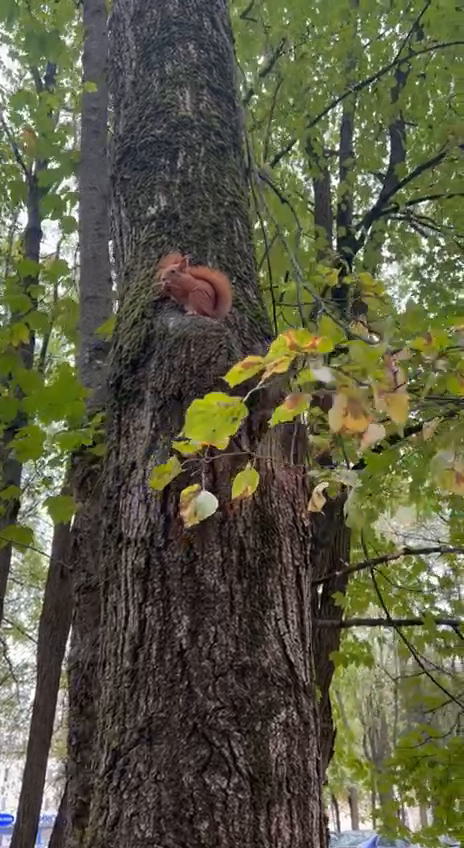
#> input picture frame 28 of Anna_Aleksandrovna/HW_08/squirrel.mp4, 464 x 848 px, given in place of Input_video.mp4, which was not available
$ python Task_13.3.py
#> lines starting #> are read from the running program, lines starting #| are printed output that depends on the picture; after the words box and inside, x2 and y2 are one past the last pixel; in counts of white or black regions, pixels touching at a corner belong together; pictures that were not available may be replaced by others from this repository, and a replacement may not be noted
#!/usr/bin/env python3
# -*- coding: utf-8 -*-

# Блок импорта библиотек

import cv2;
import numpy as np;

# Блок функций

def track_video_function(input_video, output_video):
#> called with input_video = 'Input_video.mp4', output_video = 'Output_video_(noise).mp4'
    print("Начало обработки видеопотока...");
    capture = cv2.VideoCapture(input_video);
    video_fps = capture.get(cv2.CAP_PROP_FPS);
    video_width = int(capture.get(cv2.CAP_PROP_FRAME_WIDTH));
    video_height = int(capture.get(cv2.CAP_PROP_FRAME_HEIGHT));
    video_codec = cv2.VideoWriter_fourcc(*'mp4v');
    output = cv2.VideoWriter(output_video, video_codec, video_fps, (video_width, video_height));
    retur, first_frame = capture.read();
#> first_frame is the input picture: shape (848, 464, 3); mean B, G, R 67.5, 90.4, 90.4
    first_frame = distortion_noise_function(first_frame);
#> in distortion_noise_function, `distorted_frame = cv2.addWeighted(frame, 1 - distortion_level, noise, ..`:
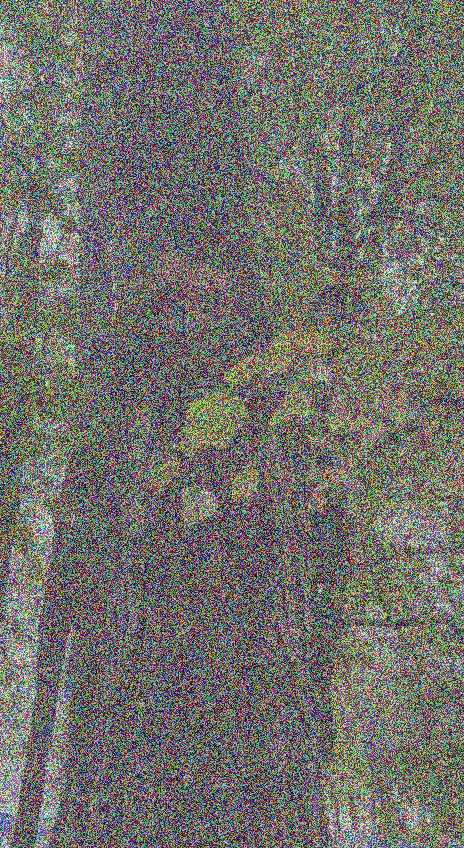
#> distorted_frame: shape (848, 464, 3); mean B, G, R 104.1, 112.1, 112.1

    if not retur:
        print(f"Не удается прочитать видеофайл {input_video}");
        return;

    detector_type = cv2.ORB_create();
    keypoints, descriptors = detector_type.detectAndCompute(first_frame, None);
#> keypoints = 500 keypoints; strongest (x, y, size): (371, 231, 31), (50, 669, 31), (46, 765, 31), (432, 313, 31)

    if len(keypoints) > 0:
        initial_point = keypoints[240].pt;
#> initial_point = (335.5, 774.7)
    else:
        print("Ключевые точки не найдены");
        return;

    points_to_track = np.array([[initial_point]], dtype=np.float32);
#> points_to_track = [[335.5, 774.7]]
    gray_map_initial = cv2.cvtColor(first_frame, cv2.COLOR_BGR2GRAY);
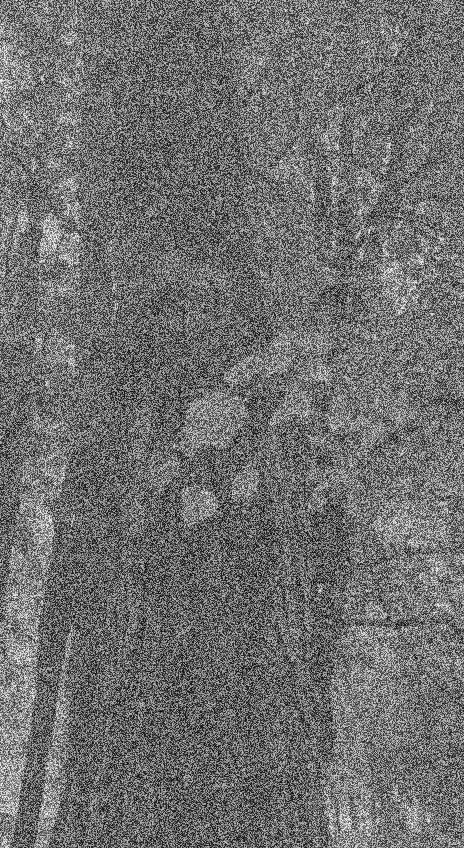
#> gray_map_initial: shape (848, 464); min 3, max 254, mean 111.2
    center_point = (video_width // 2, video_height // 2);
    output.write(first_frame);
    trajectories = [];
    original_point = points_to_track[0][0];
#> original_point = [335.5, 774.7]
    total_error_x = 0;
    total_error_y = 0;
    frame_count = 0;

    while True:
        retur, current_frame = capture.read();
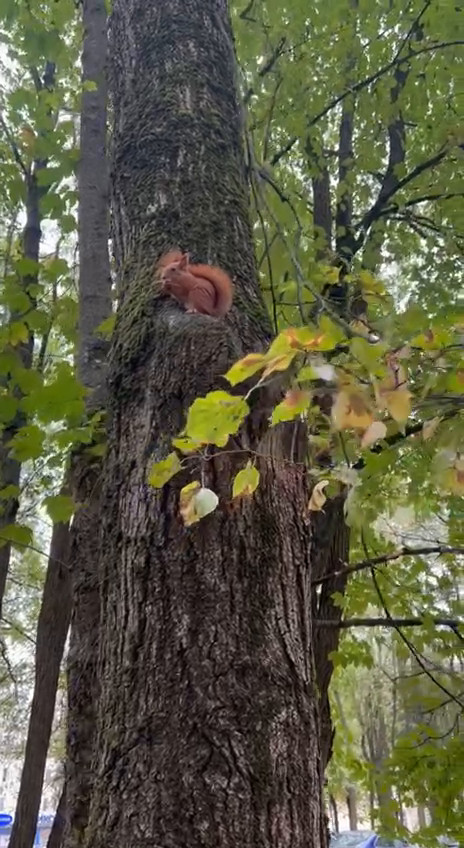
#> input picture frame 29 of Anna_Aleksandrovna/HW_08/squirrel.mp4, 464 x 848 px, given in place of Input_video.mp4, which was not available
#> current_frame is the input picture: shape (848, 464, 3); mean B, G, R 67.7, 90.4, 90.6
        current_frame = distortion_noise_function(current_frame);

        if not retur:
            break;

        gray_map_current = cv2.cvtColor(current_frame, cv2.COLOR_BGR2GRAY);
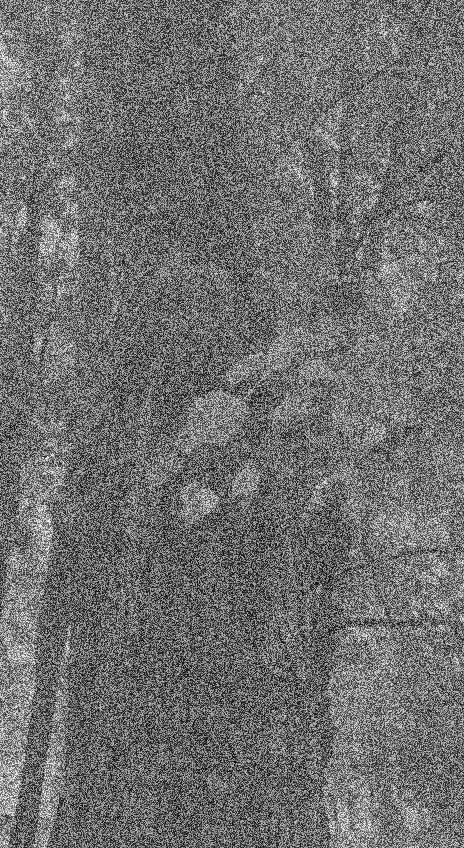
#> gray_map_current: shape (848, 464); min 2, max 254, mean 111.3
        new_points, point_status, error = cv2.calcOpticalFlowPyrLK(gray_map_initial, gray_map_current, points_to_track, None);
#> new_points = [[333.6, 776]]; point_status = [1]; error = [32.54]

        if point_status[0] == 1:
            tracked_point = new_points[0][0];
#> tracked_point = [333.6, 776]
            trajectories.append((int(tracked_point[0]), int(tracked_point[1])));
            difference = np.array(tracked_point) - np.array(original_point);
#> difference = [-1.95, 1.25]
            original_point = tracked_point;
#> original_point = [333.6, 776]
            error_value_x = difference[0];
#> error_value_x = -1.95
            error_value_y = difference[1];
#> error_value_y = 1.25
            total_error_x += error_value_x;
#> total_error_x = -1.95
            total_error_y += error_value_y;
#> total_error_y = 1.25
            frame_count += 1;

            if len(trajectories) >= 3:
                source_points = np.array(trajectories[-3:], dtype=np.float32);
                destination_points = np.array([points_to_track[0][0], tracked_point, tracked_point], dtype=np.float32);
                M, inliers = cv2.estimateAffinePartial2D(source_points, destination_points);

                if M is not None:
                    points_to_track = cv2.transform(points_to_track, M);

            if len(trajectories) >= 3:
                for i in range(2, len(trajectories)):
                    cv2.line(current_frame, trajectories[i - 1], trajectories[i], (255, 0, 0), 2);

            if len(trajectories) > 3:
                cv2.circle(current_frame, (int(tracked_point[0]), int(tracked_point[1])), 10, (0, 0, 255), -1);

            cv2.circle(current_frame, (int(tracked_point[0]), int(tracked_point[1])), 10, (0, 0, 255), -1);
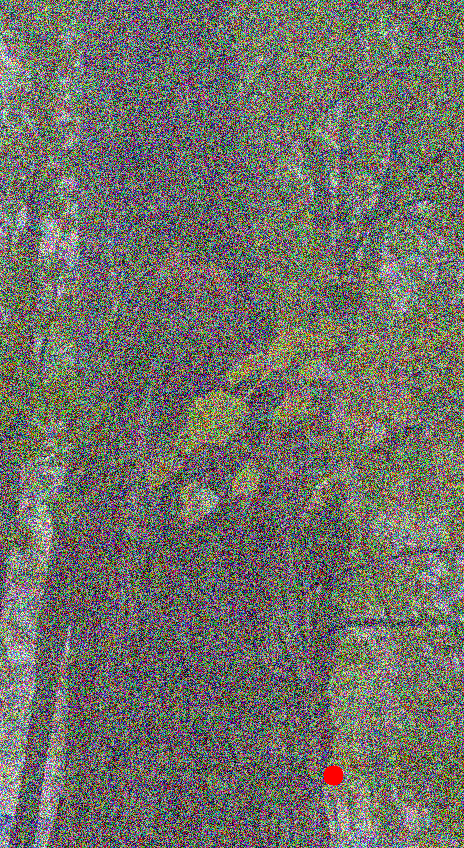
#> current_frame: shape (848, 464, 3); mean B, G, R 104.2, 112.1, 112.2
            cv2.drawMarker(current_frame, center_point, (0, 255, 0), markerType=cv2.MARKER_CROSS, markerSize=20, thickness=2);
#> current_frame: shape (848, 464, 3); 0.03% of pixels changed, all inside (x1, y1, x2, y2) = (221, 413, 244, 436)
            end_point = (center_point[0] + 100, center_point[1] + 100);
            cv2.line(first_frame, center_point, end_point, (255, 0, 0), 2);
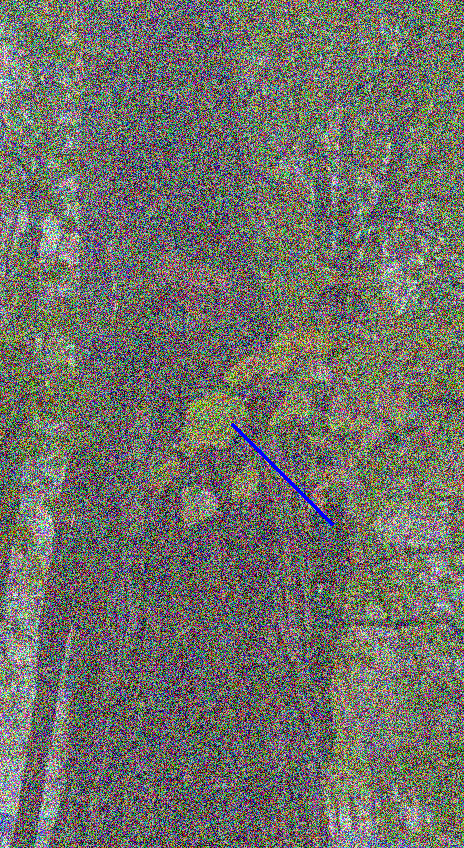
#> first_frame: shape (848, 464, 3); 0.13% of pixels changed, all inside (x1, y1, x2, y2) = (231, 423, 334, 526)
            draw_function(current_frame, tracked_point, trajectories, center_point, difference, total_error_x, total_error_y, frame_count);
            points_to_track = new_points.reshape(-1, 1, 2);

        else:
            break;

        output.write(current_frame);
        cv2.imshow("Video file point tracking in process...", current_frame);

        if cv2.waitKey(30) & 0xFF == ord('q'):
            break;

        gray_map_initial = gray_map_current;

    capture.release();
    output.release();
    cv2.destroyAllWindows();
    print(f"Обработка видеопотока завершена. Обработанный файл {output_video} сохранен в директорию проекта");

def draw_function(current_frame, tracked_point, trajectories, center_point, difference, total_error_x, total_error_y, frame_count):
#> called with tracked_point = array of shape (2,), center_point = (232, 424), difference = array of shape (2,), total_error_x = -1.95, total_error_y = 1.25, frame_count = 1
    coordinates_text = f"Координаты точки: X = {int(tracked_point[0])}, Y = {int(tracked_point[1])}";
#> coordinates_text = 'Координаты точки: X = 333, Y = 775'
    error_value = np.linalg.norm(np.array(trajectories[-1]) - np.array(tracked_point));
#> error_value = 1.12
    error_text = f"Ошибка: {int(error_value)} пк";
#> error_text = 'Ошибка: 1 пк'
    difference_text = f"Смещение опорной ключевой точки с учетом шумов: dX = {int(difference[0])}, dY = {int(difference[1])}";
    average_error_x_text = f"Средняя ошибка смещения с учетом шума: dX = {float(total_error_x / frame_count) if frame_count > 0 else 0} пк";
    average_error_y_text = f"Средняя ошибка смещения с учетом шума: dY = {float(total_error_y / frame_count) if frame_count > 0 else 0} пк";
    cv2.putText(current_frame, coordinates_text, (20, 40), cv2.FONT_HERSHEY_COMPLEX, 1, (255, 255, 255), 2);
    cv2.putText(current_frame, error_text, (20, 80), cv2.FONT_HERSHEY_COMPLEX, 1, (255, 255, 255), 2);
    cv2.putText(current_frame, difference_text, (20, 120), cv2.FONT_HERSHEY_COMPLEX, 1, (255, 255, 255), 2);
    cv2.putText(current_frame, average_error_x_text, (20, 160), cv2.FONT_HERSHEY_COMPLEX, 1, (255, 255, 255), 2);
    cv2.putText(current_frame, average_error_y_text, (20, 200), cv2.FONT_HERSHEY_COMPLEX, 1, (255, 255, 255), 2);
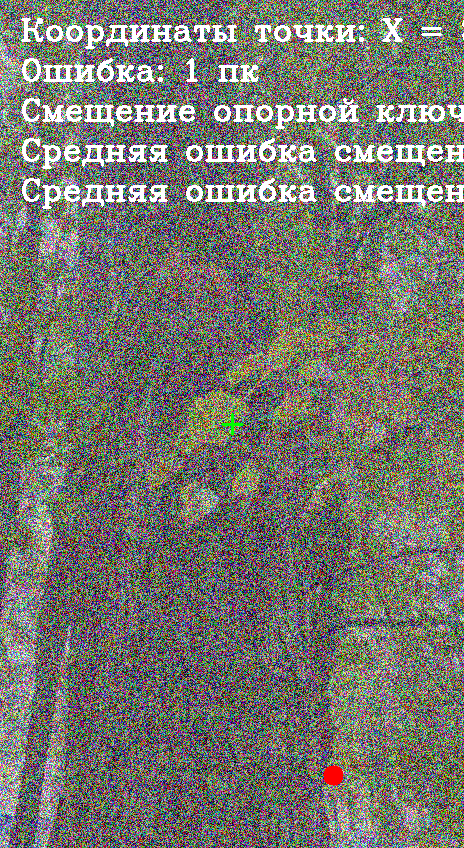
#> current_frame: shape (848, 464, 3); mean B, G, R 110.4, 118.2, 118.3

def distortion_noise_function(frame, distortion_level=0.65):
    noise = np.random.normal(0, 25, frame.shape).astype(np.uint8);
    distorted_frame = cv2.addWeighted(frame, 1 - distortion_level, noise, distortion_level, 0);
    return distorted_frame;

# Блок кода

track_video_function('Input_video.mp4', 'Output_video_(noise).mp4');
#> in track_video_function, `points_to_track = new_points.reshape(-1, 1, 2);`: points_to_track = [[333.6, 776]]
#> (key q is pressed here)

$ run again, starting later in the video
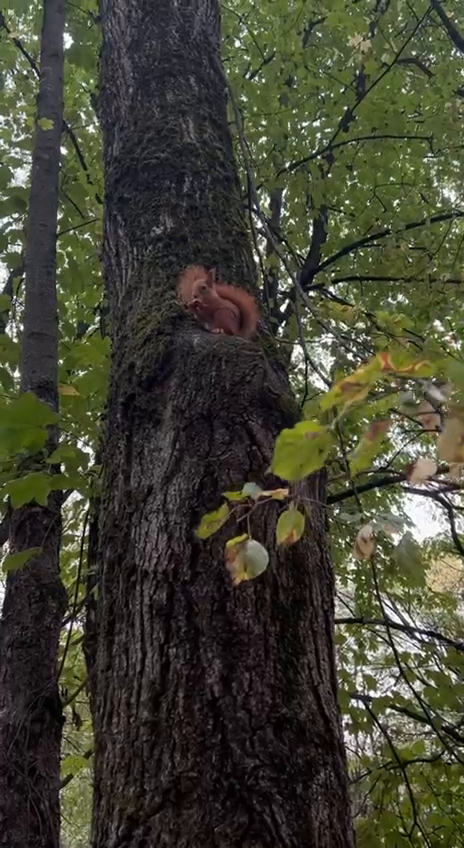
#> input picture frame 129 of Anna_Aleksandrovna/HW_08/squirrel.mp4, 464 x 848 px, given in place of Input_video.mp4, which was not available
#> in track_video_function, first_frame is the input picture: shape (848, 464, 3); mean B, G, R 51.5, 66.7, 66.5
#> keypoints = 500 keypoints; strongest (x, y, size): (330, 335, 31), (60, 687, 31), (428, 726, 31), (403, 610, 31)
#> initial_point = (252, 214.6)
#> in track_video_function, `points_to_track = np.array([[initial_point]], dtype=np.float32);`: points_to_track = [[252, 214.6]]
#> in track_video_function, `original_point = points_to_track[0][0];`: original_point = [252, 214.6]
#> new_points = [[252.4, 215.4]]; point_status = [1]; error = [33.33]
#> tracked_point = [252.4, 215.4]
#> difference = [0.394, 0.886]
#> in track_video_function, `original_point = tracked_point;`: original_point = [252.4, 215.4]
#> error_value_x = 0.394
#> error_value_y = 0.886
#> total_error_x = 0.394
#> total_error_y = 0.886
#> in track_video_function, `cv2.line(first_frame, center_point, end_point, (255, 0, 0), 2);`:
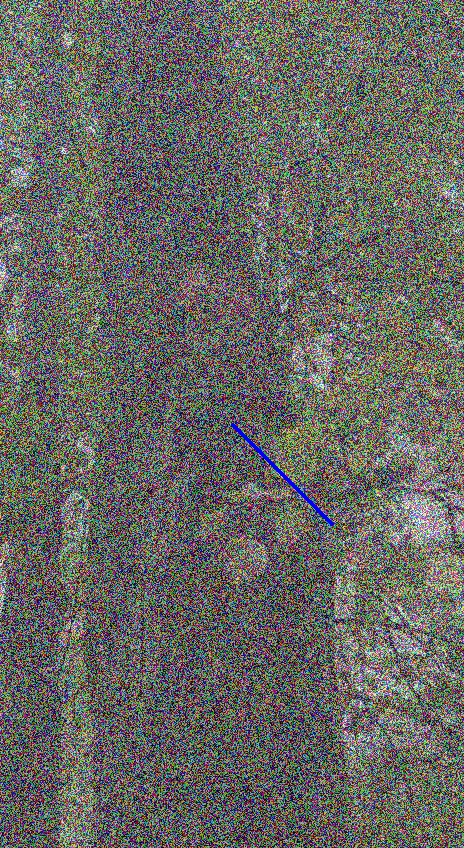
#> first_frame: shape (848, 464, 3); mean B, G, R 98.8, 103.7, 103.6
#> coordinates_text = 'Координаты точки: X = 252, Y = 215'
#> error_value = 0.595
#> error_text = 'Ошибка: 0 пк'
#> in draw_function, `cv2.putText(current_frame, average_error_y_text, (20, 200), cv2.FONT_H..`:
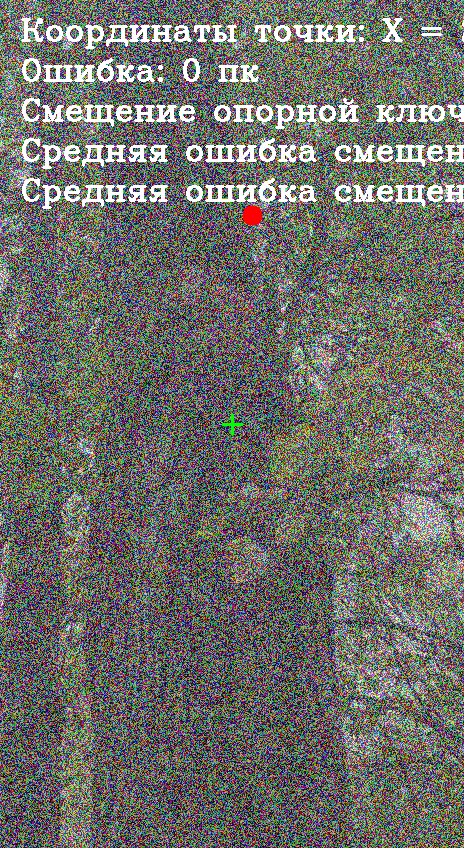
#> current_frame: shape (848, 464, 3); mean B, G, R 104.9, 110.3, 110.1
#> in track_video_function, `points_to_track = new_points.reshape(-1, 1, 2);`: points_to_track = [[252.4, 215.4]]

$ run again, starting later in the video
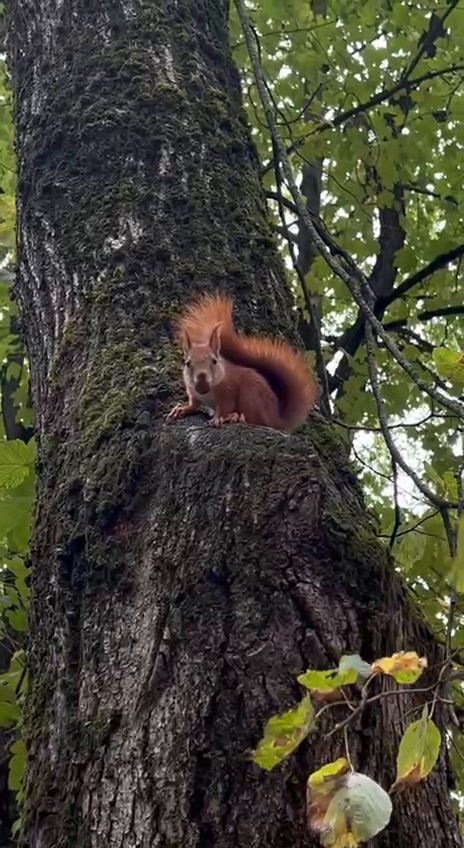
#> input picture frame 230 of Anna_Aleksandrovna/HW_08/squirrel.mp4, 464 x 848 px, given in place of Input_video.mp4, which was not available
#> in track_video_function, first_frame is the input picture: shape (848, 464, 3); mean B, G, R 55.2, 68.2, 69.3
#> keypoints = 500 keypoints; strongest (x, y, size): (50, 669, 31), (332, 394, 31), (368, 472, 31), (324, 203, 31)
#> initial_point = (352.8, 322.6)
#> in track_video_function, `points_to_track = np.array([[initial_point]], dtype=np.float32);`: points_to_track = [[352.8, 322.6]]
#> in track_video_function, `original_point = points_to_track[0][0];`: original_point = [352.8, 322.6]
#> new_points = [[351.4, 324.3]]; point_status = [1]; error = [29.98]
#> tracked_point = [351.4, 324.3]
#> difference = [-1.38, 1.73]
#> in track_video_function, `original_point = tracked_point;`: original_point = [351.4, 324.3]
#> error_value_x = -1.38
#> error_value_y = 1.73
#> total_error_x = -1.38
#> total_error_y = 1.73
#> in track_video_function, `cv2.line(first_frame, center_point, end_point, (255, 0, 0), 2);`:
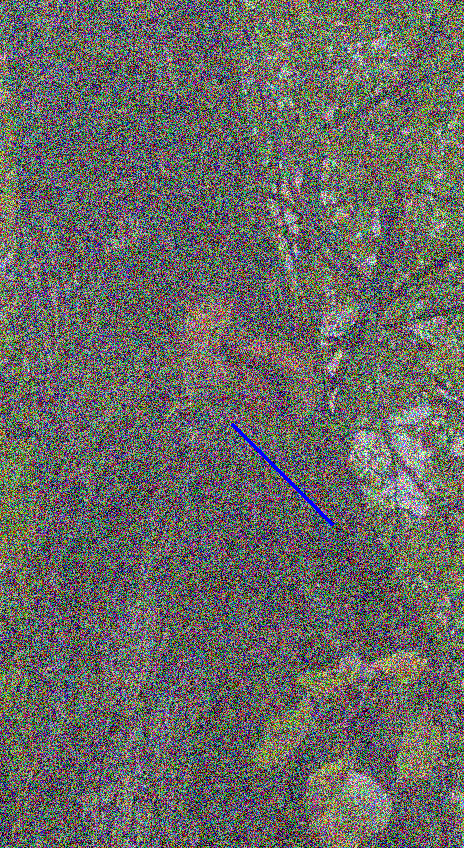
#> first_frame: shape (848, 464, 3); mean B, G, R 100.1, 104.2, 104.6
#> coordinates_text = 'Координаты точки: X = 351, Y = 324'
#> error_value = 0.513
#> error_text = 'Ошибка: 0 пк'
#> in draw_function, `cv2.putText(current_frame, average_error_y_text, (20, 200), cv2.FONT_H..`:
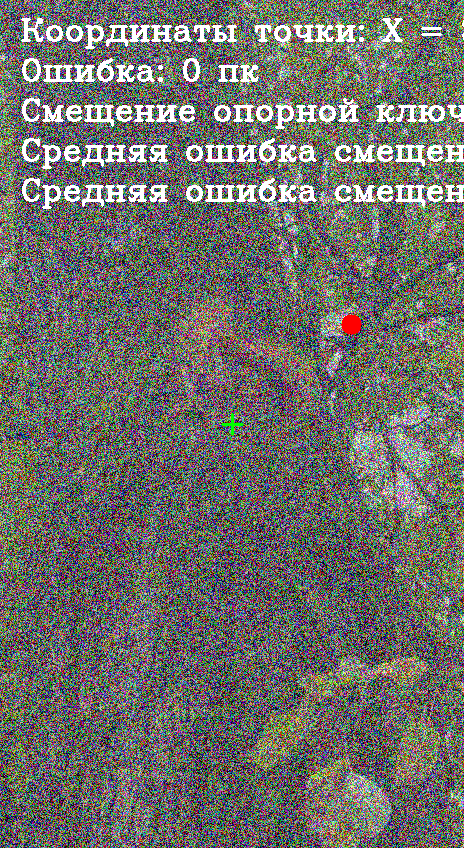
#> current_frame: shape (848, 464, 3); mean B, G, R 106.1, 110.7, 111
#> in track_video_function, `points_to_track = new_points.reshape(-1, 1, 2);`: points_to_track = [[351.4, 324.3]]
